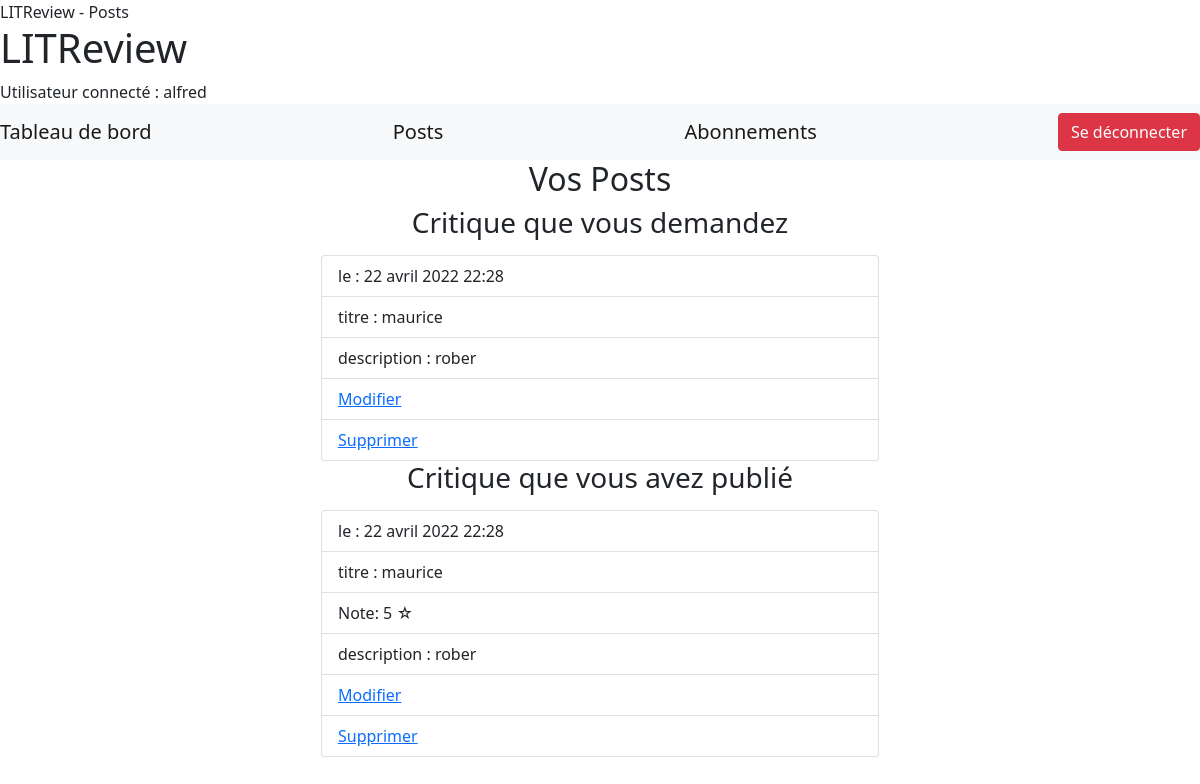
Page /tableau_de_bord/posts (signed in) on the earlier database version.
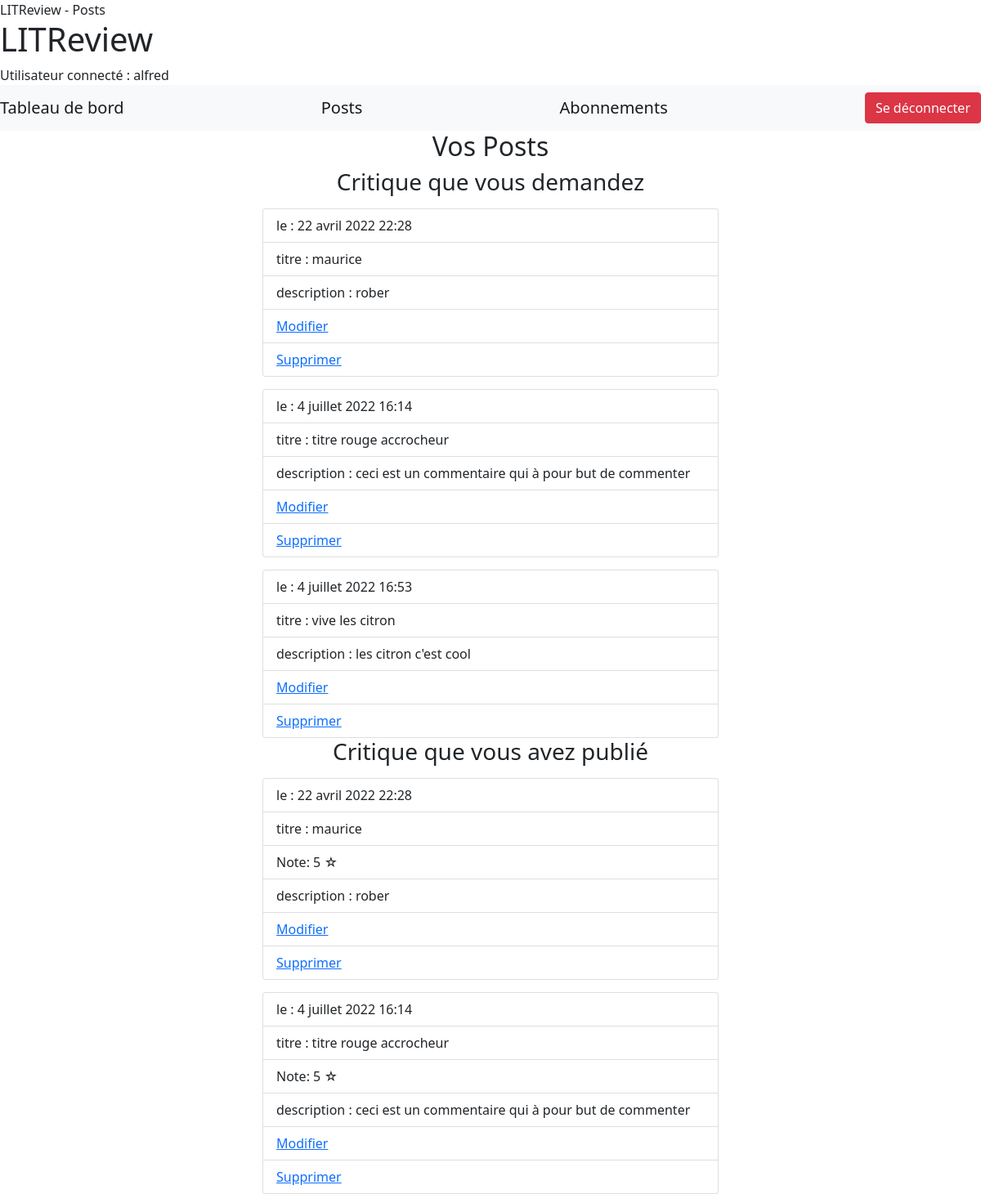
Same page on the later database version.
### review/models.py (models this page shows, shortened)
class Ticket(models.Model):
    titre = models.CharField(max_length=128, blank=False)
    description = models.TextField(max_length=2048, blank=True)
    user = models.ForeignKey(User, on_delete=models.CASCADE)
    date_creation = models.DateTimeField(auto_now_add=True)

class Review(models.Model):
    ticket = models.ForeignKey(to=Ticket, on_delete=models.CASCADE)
    note = models.PositiveSmallIntegerField(
        validators=[MinValueValidator(0),
                    MaxValueValidator(5)],
        verbose_name='note')
    titre = models.CharField(max_length=128, verbose_name='Titre de la critique')
    content = models.TextField(max_length=8192, blank=True, verbose_name='Commentaire')
    user = models.ForeignKey(User, on_delete=models.CASCADE)
    date_creation = models.DateTimeField(auto_now_add=True)

### review/views.py (the view)
# urls.py: path('posts', views.posts, name='posts'),
@login_required
def posts(request):
    titre = "Posts"
    current_user = request.user
    tickets = Ticket.objects.filter(user=current_user)
    reviews = Review.objects.filter(user=current_user)
    context = {"titre": titre,
               "tickets": tickets,
               "reviews": reviews,
               "current_user": current_user,
               }
    return render(request, "review/posts.html", context)

### review/templates/review/posts.html (shortened to what this page needs)
{% extends "index.html" %}
{% block content %}
    <h2 style="text-align: center;">Vos Posts</h2>
    <h3 style="text-align: center;">Critique que vous demandez</h3>
    {% for ticket in tickets %}
    <div class="d-flex justify-content-center" style="margin-top: 15px;">
        <ul class ="list-group col-md-6">
            <li class="list-group-item"> le : {{ ticket.date_creation }}</li>
            <li class="list-group-item">titre : {{ ticket.titre }}</li>
            <li class="list-group-item">description : {{ ticket.description }}</li>
            <li class="list-group-item"><a href="{% url 'ticket-update' ticket.pk %}">Modifier</a></li>
            <li class="list-group-item"><a href="{% url 'ticket-delete' ticket.pk %}">Supprimer</a></li>
            </div>
    {% endfor %}
    <h3 style="text-align: center;">Critique que vous avez publié</h3>
    {% for review in reviews %}
        <div class="d-flex justify-content-center" style="margin-top: 15px;">
                <ul class ="list-group col-md-6">
                    <li class="list-group-item"> le : {{ review.date_creation }}</li>
                    <li class="list-group-item">titre : {{ review.titre }}</li>
                    <li class="list-group-item">Note: {{review.note}}<span> ☆</span> </li>
                <li class="list-group-item"> description : {{ review.content }}</li>
                <li class="list-group-item"><a href="{% url 'review-update' review.pk %}">Modifier</a></li>
                <li class="list-group-item"><a href="{% url 'review-delete' review.pk %}">Supprimer</a></li>
            </ul>
        </div>
    {% endfor %}
{% endblock content%}

Differences in the rows shown:
added Ticket: date_creation "4 juillet 2022 16:14", titre "titre rouge accrocheur", description "ceci est un commentaire qui à pour but de commenter"
added Ticket: date_creation "4 juillet 2022 16:53", titre "vive les citron", description "les citron c'est cool"
added Review: date_creation "4 juillet 2022 16:14", titre "titre rouge accrocheur", note "5", content "ceci est un commentaire qui à pour but de commenter"
